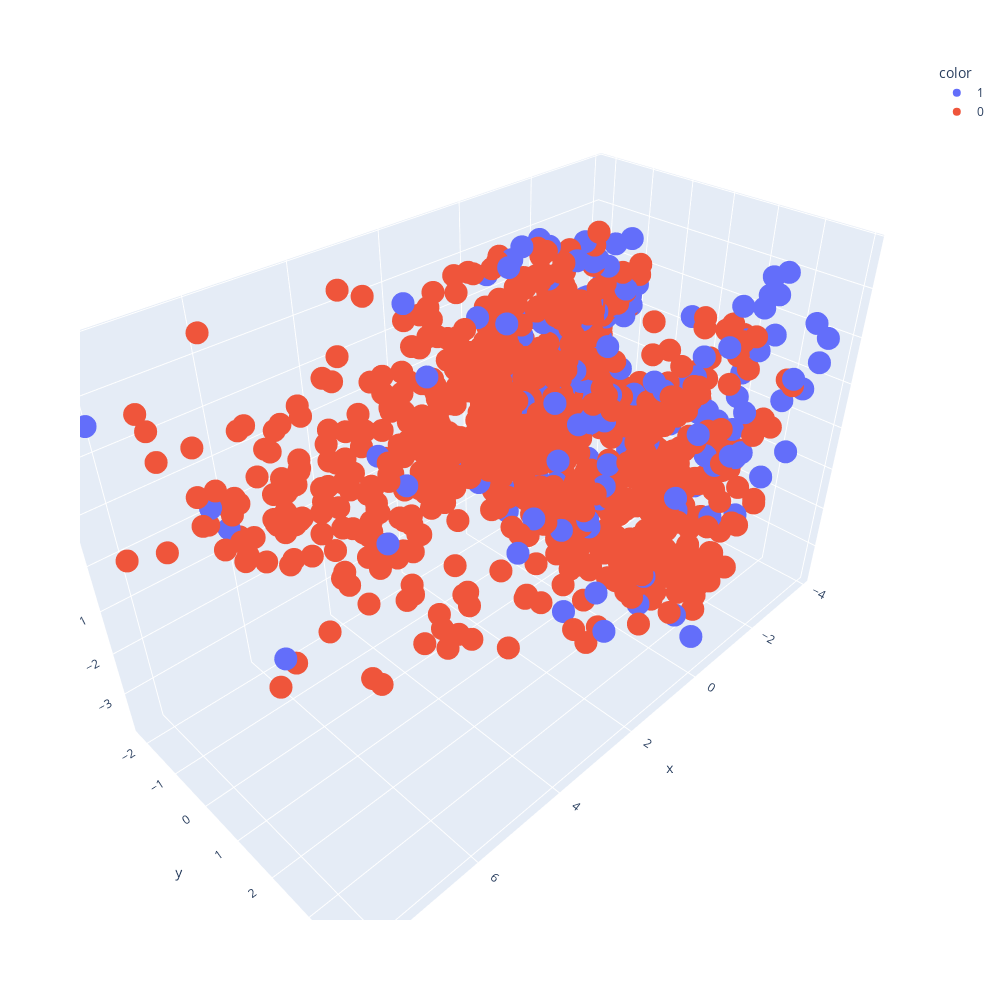

The notebook cell saved with this chart:
### Markdown cell above
### Visualization of dataset into 3d Dimentions

### Code cell
pca=PCA(n_components=3)
x_train_trf=pca.fit_transform(x_train)
x_test_trf=pca.transform(x_test)
x_train_trf.shape
import plotly.express as px
y_train_trf= y_train.astype(str)
fig=px.scatter_3d(x=x_train_trf[:,0],y=x_train_trf[:,1],z=x_train_trf[:,2],color=y_train_trf)
fig.update_layout(width=1000,height=1000)
fig.show()

### Figure 1 — Plotly figure (JSON) as saved in the notebook; plotly's stock layout.template omitted (floating-point values rounded to 4 significant figures; data arrays with more than 128 entries replaced by an {"elided": "..."} marker saying what was removed)
{"data": [{"hovertemplate": "color=1<br>x=%{x}<br>y=%{y}<br>z=%{z}<extra></extra>", "legendgroup": "1", "marker": {"color": "#636efa", "symbol": "circle"}, "mode": "markers", "name": "1", "scene": "scene", "showlegend": true, "type": "scatter3d", "x": {"elided": "193 float values"}, "y": {"elided": "193 float values"}, "z": {"elided": "193 float values"}}, {"hovertemplate": "color=0<br>x=%{x}<br>y=%{y}<br>z=%{z}<extra></extra>", "legendgroup": "0", "marker": {"color": "#EF553B", "symbol": "circle"}, "mode": "markers", "name": "0", "scene": "scene", "showlegend": true, "type": "scatter3d", "x": {"elided": "983 float values"}, "y": {"elided": "983 float values"}, "z": {"elided": "983 float values"}}], "layout": {"height": 1000, "legend": {"title": {"text": "color"}, "tracegroupgap": 0}, "margin": {"t": 60}, "scene": {"domain": {"x": [0, 1], "y": [0, 1]}, "xaxis": {"title": {"text": "x"}}, "yaxis": {"title": {"text": "y"}}, "zaxis": {"title": {"text": "z"}}}, "width": 1000}}
